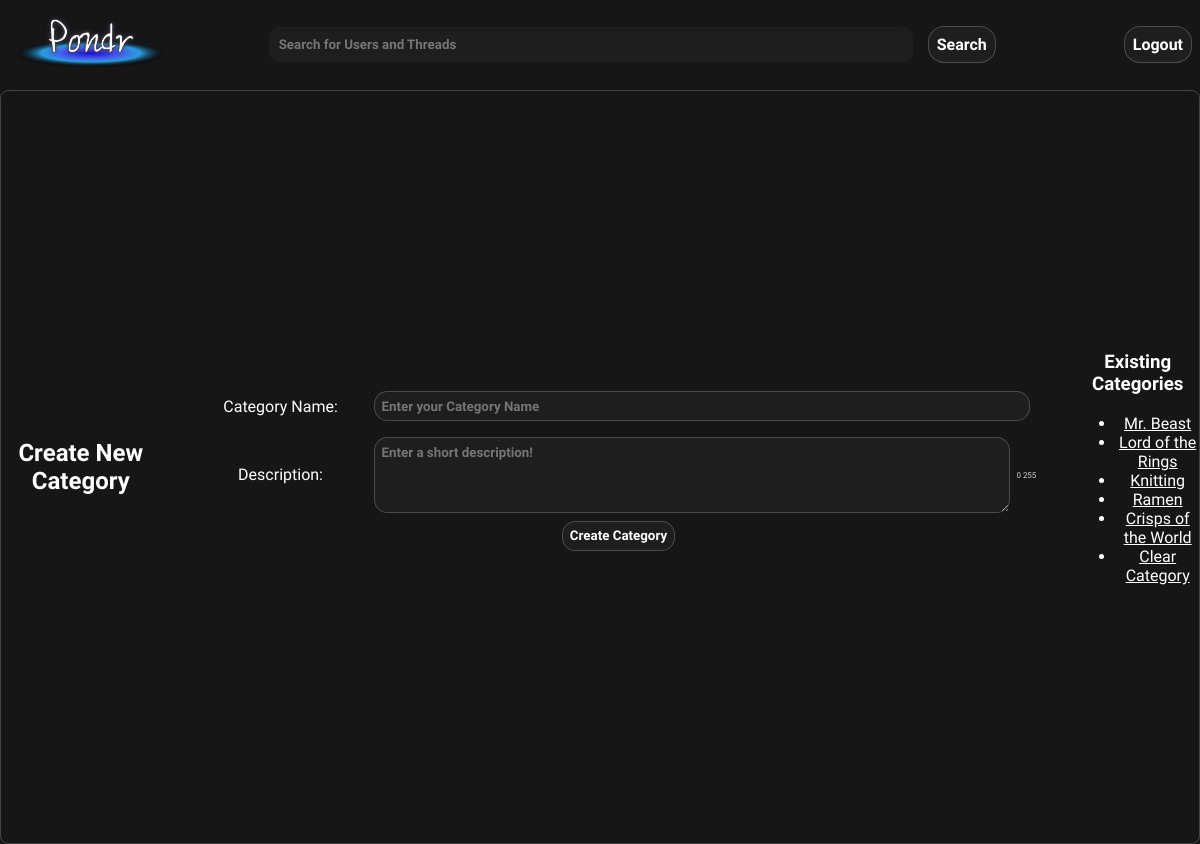
Screenshot of /pages/create_category.php (signed in) with the database file from the repository.
### tables this page shows
CREATE TABLE categories (
    catId INT AUTO_INCREMENT,
    userId INT NOT NULL,
    name VARCHAR(255) NOT NULL,
    description VARCHAR(255),
    count INT NOT NULL DEFAULT 0,  
    PRIMARY KEY(catId),
    FOREIGN KEY(userId) REFERENCES users(userId)
        ON DELETE CASCADE
);

### public/pages/create_category.php (the view, shortened to what this page needs)
<!DOCTYPE html>
<html lang="en">
<head>
    <link rel="stylesheet" href="../css/styles.css">
    <link rel="stylesheet" href="../css/form.css">
</head>
<body>
    <?php require_once '../scripts/header.php'; ?>
    <main class="form-container center-container">
        <h2>Create New Category</h2>
        <form method="post" action="">
            <div class="form-item">
                <label for="categoryName">Category Name:</label>
                <input type="text" placeholder="Enter your Category Name" id="categoryName" name="categoryName" required>
            </div>
            <div class="form-item">
                <label for="categoryDescription">Description:</label>
                <textarea id="categoryDescription" placeholder="Enter a short description!" name="categoryDescription" rows="4" required></textarea>
                <div id="char-count">
                        <span id="curr">0</span>
                        <span id="max">255</span>
                    </div>
                </div>
            <button type="submit" class="submit-button">Create Category</button>
        </form>
        <section>
            <h3>Existing Categories</h3>
            <ul>
            <?php
                $sql = "SELECT catId, name FROM categories ORDER BY count DESC LIMIT 10;";
                $prstmt = $conn->prepare($sql);
                try {
                    $prstmt->execute();
                    $prstmt->bind_result($catListId,$catName);
                    if ($prstmt->fetch()) {
                        echo (isset($search)) ? "<li><a href=\"./discussion.php?catId=$catListId&search=$search\">$catName</a></li>" : "<li><a href=\"./discussion.php?catId=$catListId\">$catName</a></li>";
                        while ($prstmt->fetch()) {
                            echo (isset ($search)) ? "<li><a href=\"./discussion.php?catId=$catListId&search=$search\">$catName</a></li>" : "<li><a href=\"./discussion.php?catId=$catListId\">$catName</a></li>";
                        }
                        echo (isset ($search)) ? "<li><a href=\"./discussion.php?search=$search\">Clear Filter</a></li>" : "<li><a href=\"./discussion.php\">Clear Category</a></li>";
                    } else {
                        echo "<p>No Categories have been made yet! Try making one now!</p>";
                    }
                } catch(mysqli_sql_exception $e) {
                    $code = $e->getCode();
                    echo "<p>Error occurred: pulling categories. Error: $code</p>";
                }
                ?>
            </ul>
        </section>
    </main>
</body>
</html>

### public/css/styles.css (style rules this page uses)
:root { --background-color: #161616; --navbar-dark: linear-gradient(145deg, #0A0A0A, #161616); --button-border: rgba(255, 255, 255, 0.2); --text-color: #ffffff; --button-hover-bg: #2A2A2A; --input-background: #1E1E1E; --input-hover: rgba(255, 255, 255, 0.1); --highlight-color: #3A7FFB; --box-shadow: 0 4px 6px rgba(0, 0, 0, 0.1); --pondr-font: 'Quicksand', sans-serif; }
a { color: white; }
body { margin: 0; padding: 0; font-family: var(--pondr-font); background-color: var(--background-color); color:var(--text-color); transition: all 0.2s ease; }
input[type="text"], input[type="password"], input[type="email"], button, .link-button, .form-button, .form-container textarea, .form-container select { font-family: var(--pondr-font); background-color: var(--input-background); color: var(--text-color); border: 0.1em solid var(--button-border); border-radius: 1em; transition: all 0.3s ease-in; padding: 0.5em; text-decoration: none; margin: 0em 0.5em; font-weight:bold; outline: none; }
.center-container { display:flex; justify-content: center; align-items:center; height: 94vh; }

### public/css/form.css (style rules this page uses)
.form-container { text-align:center; display: flex; align-items: center; justify-content: center; border: 0.1em solid var(--button-border); overflow-y: auto; border-radius: 0.5em; }
.form-container form { padding: 2em 2.5em; display: flex; flex-direction: column; justify-content: center; align-items: center; width:100%; }
.form-item { margin:0.5em; display: flex; flex-direction: row; justify-content: center; flex-flow: wrap; width: 100%; position: relative; align-items:center; box-sizing: border-box; }
.form-item > label { min-width: 10em; }
.form-item > input, .form-item > textarea { max-width: 80%; margin-left: 1em; flex-grow: 1; }
#char-count { float: right; font-size: 0.5rem; padding: 0.1rem 0 0 0; color: lightgray ; }

### rows the page displays
categories: name "Mr. Beast"
categories: name "Lord of the Rings"
categories: name "Knitting"
categories: name "Ramen"
categories: name "Crisps of the World"
